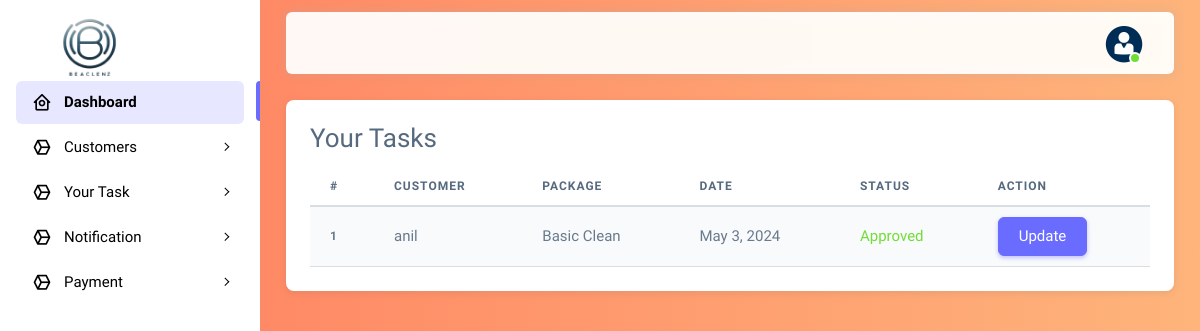
/cleaner-schedule-view/ (signed in), run on the app's committed database.
### cleaning_app/models.py (models this page shows)
class BaseModel(models.Model):
    created_on = models.DateTimeField(auto_now_add=True, null=True)
    updated_on = models.DateTimeField(auto_now=True)
    is_deleted = models.BooleanField(default=False)
    class Meta:
        abstract = True
        ordering = ['-created_on']

class CleaningRequests(BaseModel):
    package = models.ForeignKey(CleaningPackage,on_delete=models.CASCADE)
    user = models.ForeignKey(User,on_delete=models.CASCADE)
    date = models.DateField()
    status=models.CharField(max_length=50,default='pending')
    cleaner = models.ForeignKey(User, limit_choices_to={'role': 3},on_delete=models.CASCADE,related_name='cleaner_requests',null=True)

class User(AbstractBaseUser, PermissionsMixin):
    name = models.CharField(max_length=50, blank=True, null=True)
    username = models.CharField(max_length=50, unique=True, null=True)
    email = models.EmailField(max_length=100, null=True)
    role = models.IntegerField(choices=SELECTROLE)
    uid = models.CharField(max_length=500, unique=True, null=True)
    is_admin = models.BooleanField(default=False)
    is_active = models.BooleanField(default=False)
    is_registered = models.BooleanField(default=False)
    date_joined = models.DateTimeField(auto_now_add=True)
    last_login = models.DateTimeField(auto_now_add=True)
    USERNAME_FIELD = 'username'
    REQUIRED_FIELDS=[]
    objects = UserManager()
    def __str__(self):
        return self.username
    class Meta:
        db_table = "user"

class CleaningPackage(BaseModel):
    name = models.CharField(max_length=100, unique=True)
    description = models.TextField()
    price = models.PositiveIntegerField()
    def __str__(self):
        return self.name

### cleaning_app/views.py (the view)
# urls.py: path('cleaner-schedule-view/', views.cleaner_schedule_view, name='cleaner-schedule-view'),
def cleaner_schedule_view(request):
    u=request.user
    data = CleaningRequests.objects.filter(cleaner=u)
    return render(request, 'cleaners_app/cleaner_schedule_view.html', {'data':data})

### cleaning_app/templates/cleaners_app/cleaner_schedule_view.html
{% extends 'cleaners_app/index.html' %}
{% load crispy_forms_tags %}
{% block content %}
<div class="card">
    <div class="card-body">
        <h3 class="card-title">Your Tasks</h3>
        <table class="table table-striped">
            <thead>
                <tr>
                    <th scope="col">#</th>
                    <th scope="col">Customer</th>
                    <th scope="col">Package</th>
                    <th scope="col">Date</th>
                    <th scope="col">Status</th>
                    <th scope="col">Action</th>
                </tr>
            </thead>
            <tbody>
                {% for i in data %}
                <tr>
                    <th scope="row">{{ forloop.counter }}</th>
                    <td>{{i.user}}</td>
                    <td>{{i.package}}</td>
                    <td>{{i.date}}</td>
                    <td>
                        {% if i.status == 'pending' %}
                        <span class="text-danger">Pending</span>
                        {% elif i.status == 'Approved' %}
                        <span class="text-success">Approved</span>
                        {% elif i.status == 'Rejected' %}
                        <span class="text-danger">Rejected</span>
                        {% elif i.status == 'completed' %}
                        <span class="text-primary">Completed</span>
                        {% endif %}
                    </td>
                    <td><a href="{% url 'cleaner-schedule-update' i.id %}" class="btn btn-primary">Update</a></td>
                </tr>
                {% endfor %}
            </tbody>
        </table>
    </div>
</div>
{% endblock %}

### data on the page
CleaningRequests: user "anil", package "Basic Clean", date "May 3, 2024", status "Approved"
